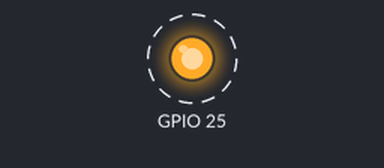
The program below on a simulated Raspberry Pi (BCM pin numbers). On the bench: output pins drawn as LEDs (lit = HIGH). Dashed ring = blinking. What the program prints to the terminal is not drawn.

Above: at 0.2 s.
Timing chart, 0 to 3.0 s (numbered marks = the images above):
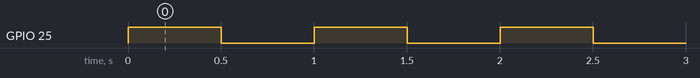

The program:

gpio_blinky.py
```python
from gpiozero import DigitalOutputDevice as Output
from time import sleep

# Mensaje de ejemplo
print("Blinky en GPIO25 corriento [Ctrl + C para salir]")

# Creo una isntancia de una salida asociada al GPIO25
led = Output(25)

try:
    while True:
        # Leo el estado y lo niego para blinkear
        led.value = not led.value
        # Demora
        sleep(.5)

# Mensaje de salida cuando se interrumpe el programa con Ctrl + C
except KeyboardInterrupt:
    print()
    print("Programa finalizado")
```

Measured:
- by itself, GPIO 25: alternates HIGH for 0.50 s and LOW for 0.50 s
